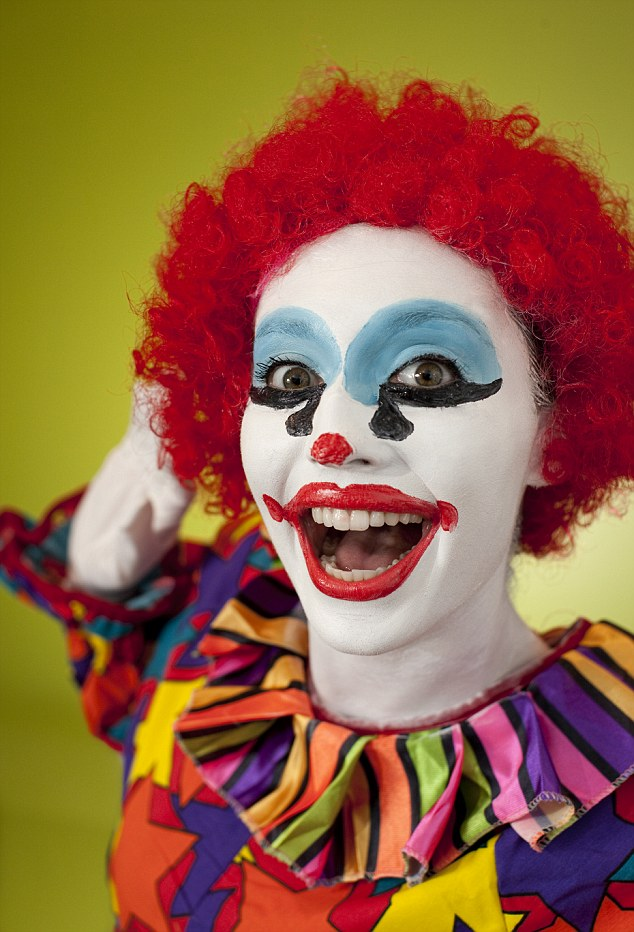
%> input picture scrap/src/python/testimage.jpg, 634 x 932 px
$ octave project_1.m   (GNU Octave 9; MATLAB toolbox functions it lacks are replaced by stand-ins)
%> lines starting %> are read from the running program, lines starting %| are printed output that depends on the picture; in (x1, y1, x2, y2) boxes, pixels count from 0 and x2, y2 are one past the last pixel; in counts of white or black regions, pixels touching at a corner belong together; the program's own positions count from 1
clc
clear all
img=imread('testimage.jpg');             %Read different images
%> img is the input picture: size 932x634x3 uint8; mean R, G, B 147.4, 99.9, 66.4
img=imresize(img, [512 512]);
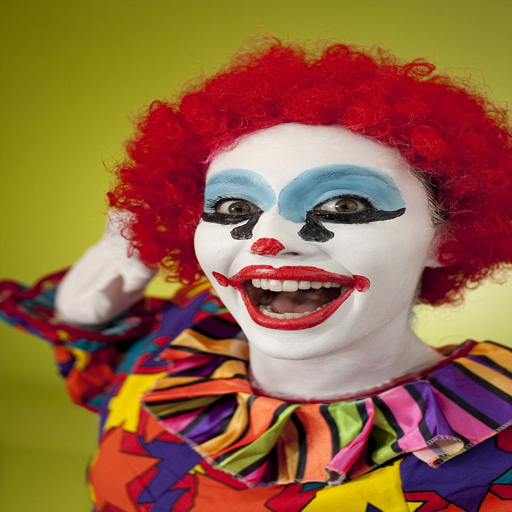
%> img: size 512x512x3 uint8; mean R, G, B 147.4, 99.9, 66.4
if ( size ( img,3 ) ~= 1)
    img=rgb2gray(img);
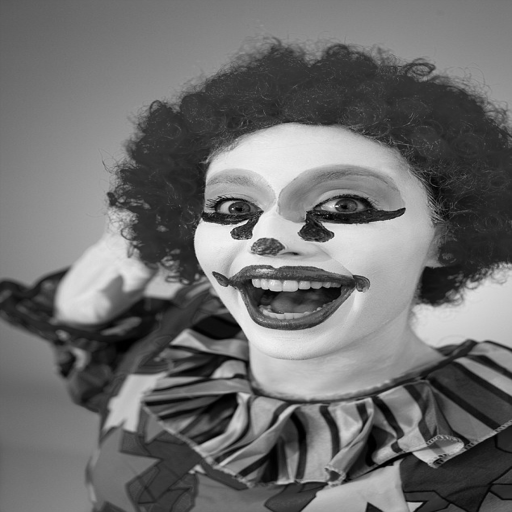
%> img: size 512x512 uint8; min 0, max 250, mean 110.3
end
%Taking histogram values into an array
[pixelCounts, grayLevels] = imhist(img);
%> pixelCounts = 256 values, max 3239 at index 51, min 0 at index 247, mean 1024; grayLevels = 256 values from 0 to 255
m=max(pixelCounts);
%> m = 3239
a=find(pixelCounts==m)-1;   %Pixel value with Max Freq, Array Count starts from 1
%> a = 50
b=find(pixelCounts==0)-1;   %Pixel value(s) with 0 Freq
%> b = [246; 248; 251; 252; 253; 254; 255]

z=find(b>a);
%> z = [1; 2; 3; 4; 5; 6; 7]
b=b(z);                %Take the first amongst the zero freq pixels
embed=img;

[row, col]=size(embed);
%> row = 512; col = 512

%Shifting the histogram by 1 unit within the range [a,b]
for i=1:row
    for j=1:col
        if and(embed(i,j)>=a,embed(i,j)<b)
            embed(i,j)=embed(i,j)+1;
        end;
    end;
end;


%Message to be encoded of equal bits as the max frequency
message=randi([0 1],1,m);       %random message generated using 0,1

%Shift pixels within frequecy range by -1 unit if message bit is 0
ptr=1;
a=a+1;
%> a = 51
for i=1:row
    for j=1:col
         if embed(i,j)==a
             if message(ptr)==0
                 embed(i,j)=embed(i,j)-1;
                 ptr=ptr+1;
             else
                 ptr=ptr+1;
             end;
         end;
    end;
end;
%> embed: size 512x512 uint8; min 0, max 250, mean 111.1
%> after the loop, ptr = 3240

%Displaying the Images
figure,
subplot(1,2,1);
imshow(img);
title('Original Image');
subplot(1,2,2);
imshow(embed);
title('Embedded Image');

%Displaying the Histograms
figure,
subplot(2,1,1);
imhist(img);
title('Histogram of Original Image');
subplot(2,1,2);
imhist(embed);
title('Histgram of Embedded Image');
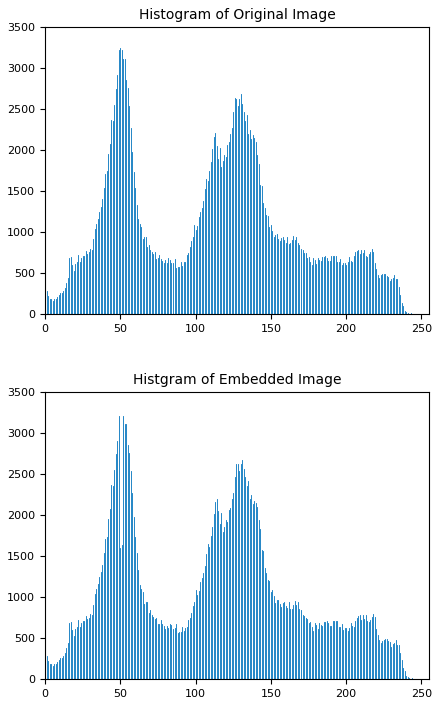
%> figure redrawn from the program's plot data, 2 panels; panel 1: highest point at x = 50, y = 3239; panel 2: highest point at x = 49, y = 3210

% imwrite(embed,'embedded.jpg');  problems while storing in jpeg format.
% Histogram values get changed
imwrite(embed,'stego.png');

%Displaying the difference between Original and Embedded Image
X = gpuArray(img);
Y = gpuArray(embed);
Z = imabsdiff(X,Y);
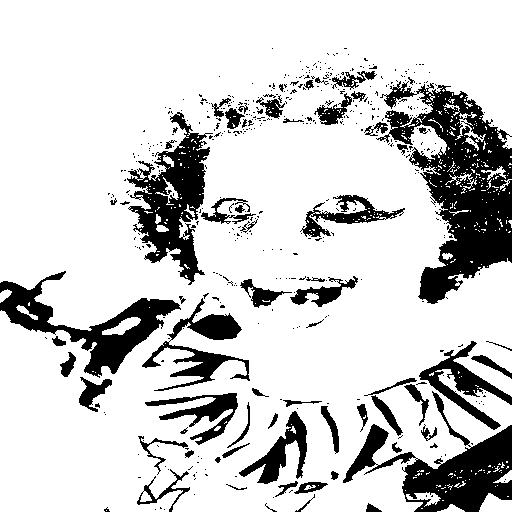
%> Z: size 512x512 uint8; values 0 (black) and 1 (white), 81.1% white; 487 black regions (422 under 20 px), largest, box (x1, y1, x2, y2) and area: (376, 81, 512, 304) 13071, (343, 391, 512, 512) 6728, (127, 112, 213, 285) 6041
figure
imshow(Z,[])

$ run again, with scrap/src/python/dice.jpg copied over scrap/src/python/testimage.jpg
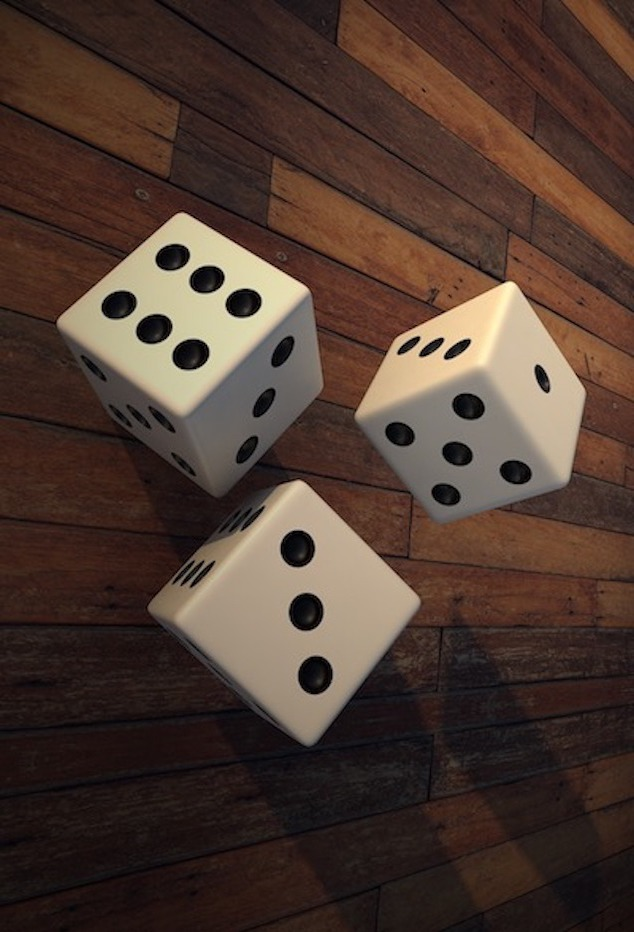
%> input picture scrap/src/python/dice.jpg, 634 x 932 px
%> img is the input picture: size 932x634x3 uint8; mean R, G, B 77.4, 58, 48.7
%> `img=rgb2gray(img);`:
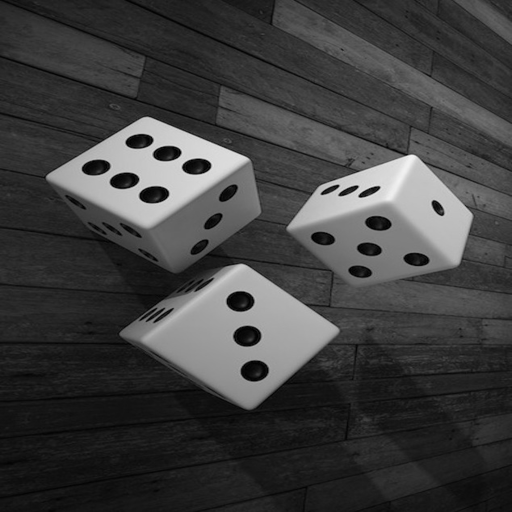
%> img: size 512x512 uint8; min 0, max 242, mean 62.8
%> pixelCounts = 256 values, max 4996 at index 21, min 0 at index 244, mean 1024; grayLevels = 256 values from 0 to 255
%> m = 4996
%> `a=find(pixelCounts==m)-1;`: a = 20
%> b = [243; 244; 245; 246; 247; 248; 249; 250; 251; 252; 253; 254; 255]
%> z = [1; 2; 3; 4; 5; 6; 7; 8; 9; 10; 11; 12; 13]
%> `a=a+1;`: a = 21
%> after the loop `for i=1:row`: ptr = 4997
%> `Z = imabsdiff(X,Y);`:
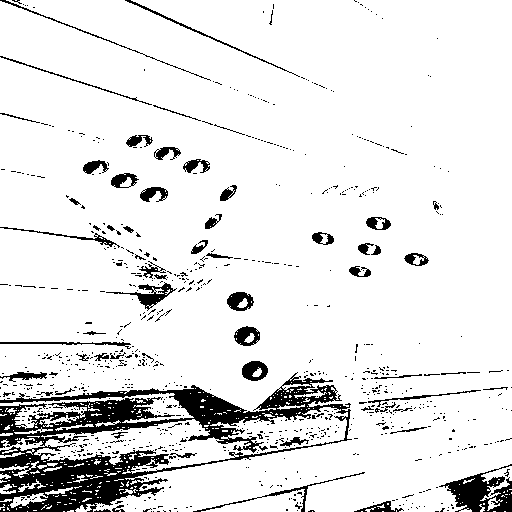
%> Z: size 512x512 uint8; values 0 (black) and 1 (white), 89.5% white; 830 black regions (767 under 20 px), largest, box (x1, y1, x2, y2) and area: (0, 372, 352, 512) 15462, (439, 464, 512, 512) 1665, (106, 282, 177, 311) 505
